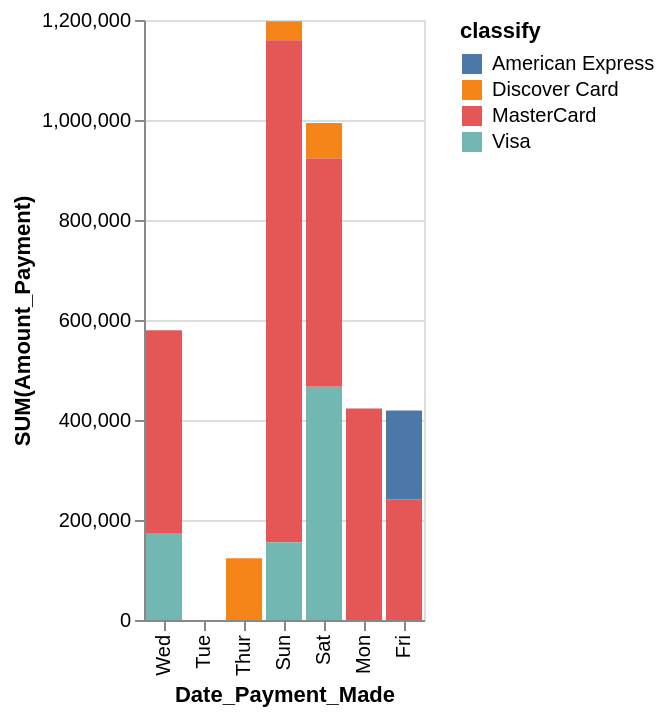

Write the Vega-Lite specification saved for this chart.
### Vega-Lite specification from a JSON file in a GitHub repository (floating-point values rounded to 4 significant figures)
{"data": {"values": [{"x_data": "Mon", "y_data": 0, "classify": "American Express"}, {"x_data": "Tue", "y_data": 0, "classify": "American Express"}, {"x_data": "Wed", "y_data": 0, "classify": "American Express"}, {"x_data": "Thur", "y_data": 0, "classify": "American Express"}, {"x_data": "Fri", "y_data": 177130, "classify": "American Express"}, {"x_data": "Sat", "y_data": 0, "classify": "American Express"}, {"x_data": "Sun", "y_data": 0, "classify": "American Express"}, {"x_data": "Mon", "y_data": 0, "classify": "Discover Card"}, {"x_data": "Tue", "y_data": 0, "classify": "Discover Card"}, {"x_data": "Wed", "y_data": 0, "classify": "Discover Card"}, {"x_data": "Thur", "y_data": 123255, "classify": "Discover Card"}, {"x_data": "Fri", "y_data": 0, "classify": "Discover Card"}, {"x_data": "Sat", "y_data": 71246, "classify": "Discover Card"}, {"x_data": "Sun", "y_data": 38324, "classify": "Discover Card"}, {"x_data": "Mon", "y_data": 423154, "classify": "MasterCard"}, {"x_data": "Tue", "y_data": 0, "classify": "MasterCard"}, {"x_data": "Wed", "y_data": 407235, "classify": "MasterCard"}, {"x_data": "Thur", "y_data": 0, "classify": "MasterCard"}, {"x_data": "Fri", "y_data": 241730, "classify": "MasterCard"}, {"x_data": "Sat", "y_data": 456098, "classify": "MasterCard"}, {"x_data": "Sun", "y_data": 1003648, "classify": "MasterCard"}, {"x_data": "Mon", "y_data": 0, "classify": "Visa"}, {"x_data": "Tue", "y_data": 0, "classify": "Visa"}, {"x_data": "Wed", "y_data": 172309, "classify": "Visa"}, {"x_data": "Thur", "y_data": 0, "classify": "Visa"}, {"x_data": "Fri", "y_data": 0, "classify": "Visa"}, {"x_data": "Sat", "y_data": 466750, "classify": "Visa"}, {"x_data": "Sun", "y_data": 155654, "classify": "Visa"}]}, "mark": "bar", "encoding": {"x": {"field": "x_data", "type": "nominal", "title": "Date_Payment_Made", "sort": "descending"}, "y": {"field": "y_data", "type": "quantitative", "title": "SUM(Amount_Payment)"}, "color": {"field": "classify"}}}
